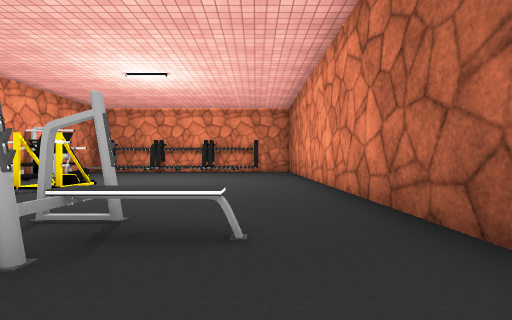
[1] (above)

14 first-person views from a walk through a Unity game level. The camera is 0.58 m above the floor, looks level and sees 85° across. The floor is counted in squares, 1 m on a side. Each view is taken from the middle of a square. On the plan, view 1 faces up. The plan holds only what a view shows up to about 9 squares ahead; the rest is blank. Some surface patterns are stand-ins.

[2]
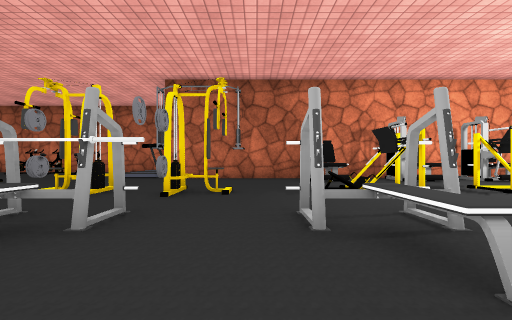

[3]
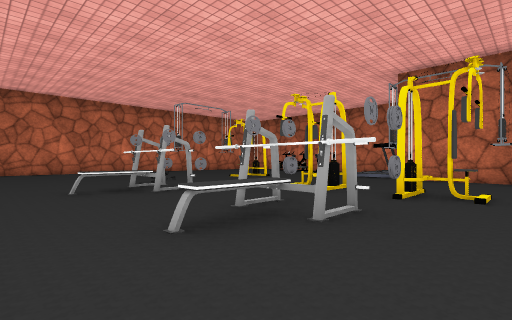

[4]
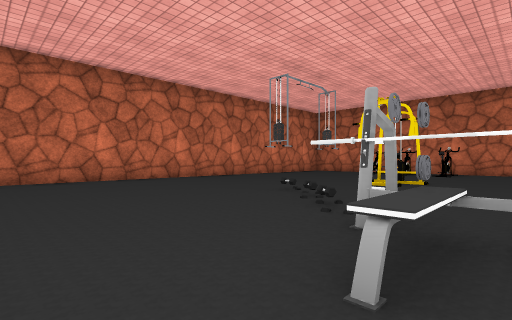

[5]
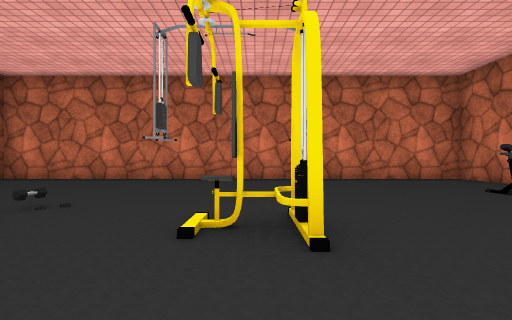

[6]
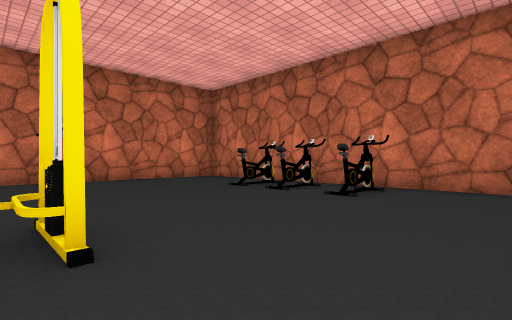

[7]
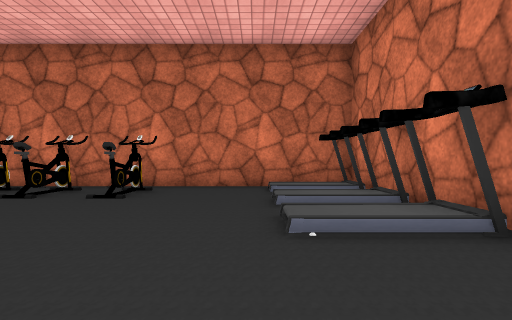

[8]
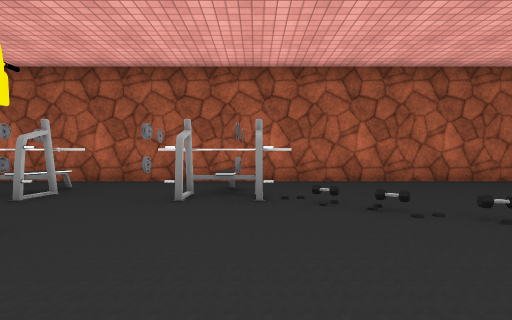

[9]
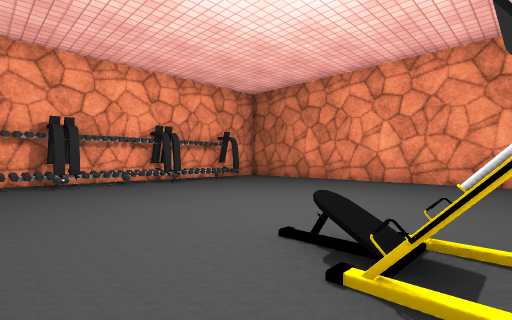

[10]
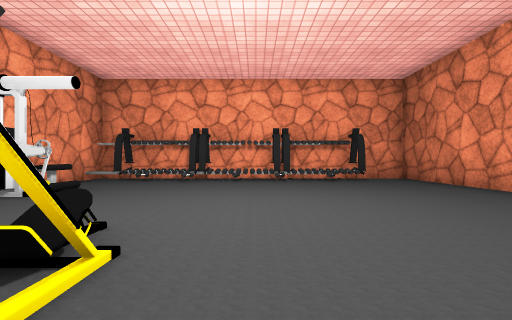

[11]
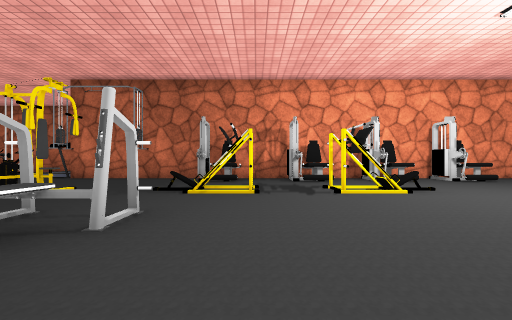

[12]
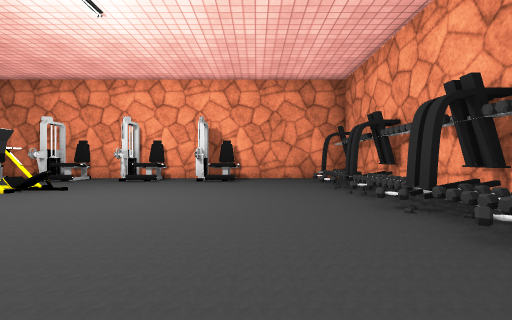

[13]
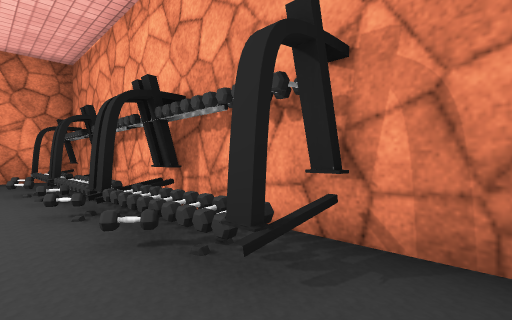

[14]
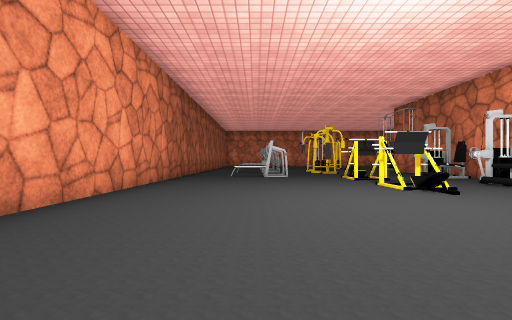

### Floor plan
Key: @ floor where view 1 was taken; # wall or solid block; . floor; / step, stairs or slope; = window, fence, low wall or low ledge; B bench; O other object.
Columns run from 12 left of view 1 to 2 right of it. Each row starts with its distance up from view 1.
 14     ###########
 13     ##O#O=OO#.#
 12     #..O......#
 11     #.........#
 10     #O........#
  9     #.........#
  8     #O........#
  7     #O..O.....#
  6     #O.OO.....#
  5     #O........#
  4     #..OO.....#
  3     #O.OO.B...#
  2     #.....BBB.#
  1     ##........#
  0     ##..O.BO@.#
 -1     #.....OBB.#
 -2 #OOO#...O.BO..#
 -3 #   /.....OO..#
 -4 #////.....BBB.#
 -5 #.........BO..#
 -6 #OO...O...O...#
 -7 #.....O..O....#
 -8 #OO...........#
 -9 #OO...........#
-10 #.............#
-11 #.............#
-12 #.............#
-13 ###############

Where each view was taken, in squares from view 1:
view 1: 0 up, 0 right, facing up
view 2: 1 up, 1 right, facing left
view 3: 1 up, 1 right, facing down-left
view 4: 4 down, 1 right, facing down-left
view 5: 4 down, 6 left, facing down
view 6: 4 down, 6 left, facing down-left
view 7: 4 down, 6 left, facing left
view 8: 5 down, 6 left, facing right
view 9: 6 up, 6 left, facing up-right
view 10: 5 up, 3 left, facing up
view 11: 4 up, 1 right, facing left
view 12: 11 up, 1 right, facing left
view 13: 12 up, 1 right, facing up-left
view 14: 12 up, 1 left, facing down
